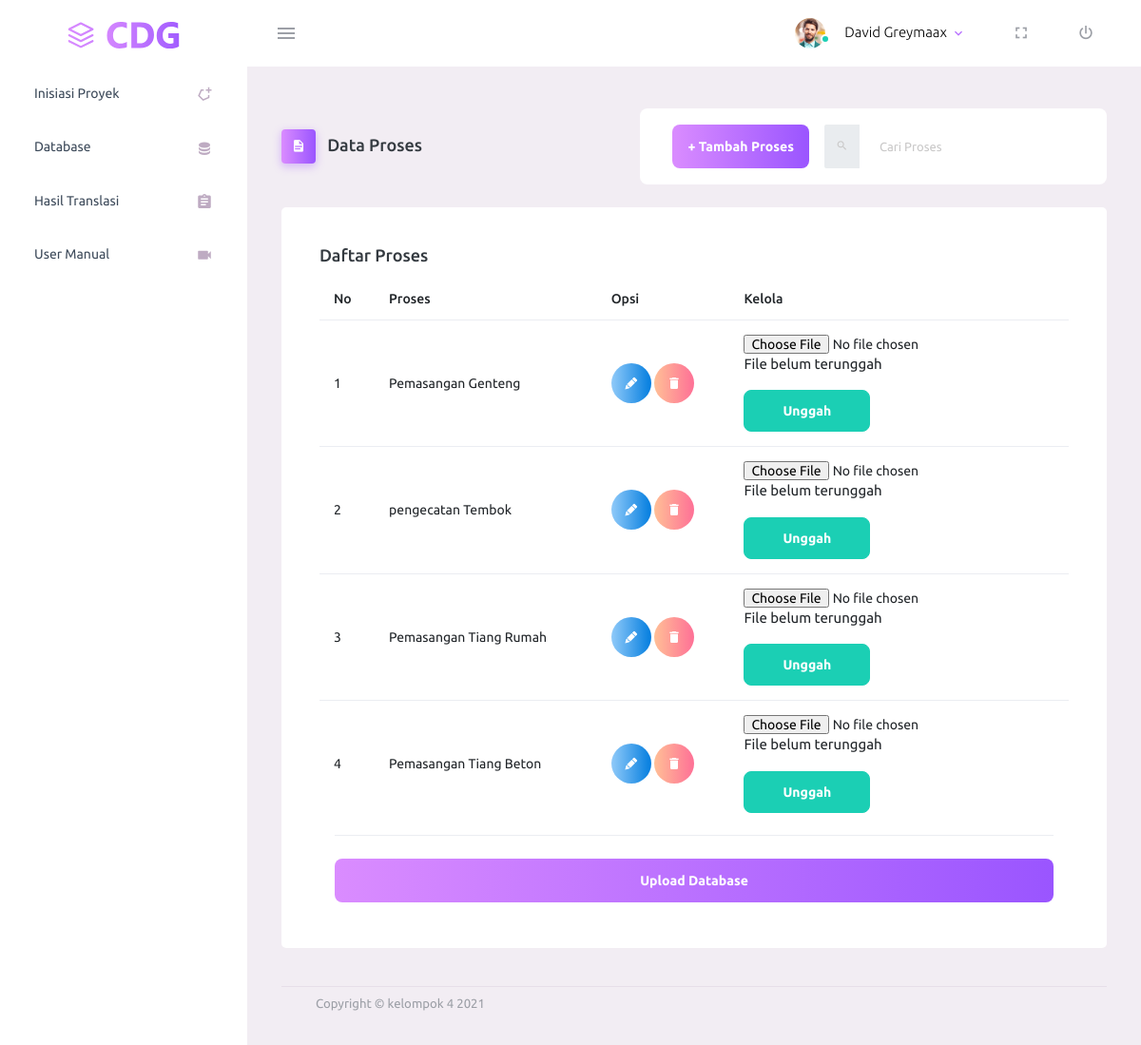
The page /translasi/18 on the database its author committed.
### cdg/models.py (models this page shows, shortened)
class Proses(models.Model):
    proyek = models.ForeignKey(Proyek, on_delete=models.CASCADE)
    nama_proses = models.CharField(max_length=50)
    bpmn_id = models.CharField(max_length=50, null=True)

### projekppl/views.py (the view)
# urls.py: path('translasi/<int:id>', views.translasi, name='translasi_proses'),
def translasi(request, id):
    proses = Proses.objects.filter(proyek_id=id)
    return render(request,'translasi.html',{'posts':proses , 'idproyek' : id})

### templates/translasi.html (shortened to what this page needs)
<!DOCTYPE html>
<html lang="en">
  <head>
    {% load static %}
    <link rel="stylesheet" href="{% static 'vendors/mdi/css/materialdesignicons.min.css' %}">
    <link rel="stylesheet" href="{% static 'vendors/css/vendor.bundle.base.css' %}">
    <link rel="stylesheet" href="{% static 'css/style.css' %}">
  </head>
  <body>
    <div class="container-scroller">
      <nav class="navbar default-layout-navbar col-lg-12 col-12 p-0 fixed-top d-flex flex-row">
        <div class="text-center navbar-brand-wrapper d-flex align-items-center justify-content-center">
          <a class="navbar-brand brand-logo" href="/"><img src="{% static 'images/logo.svg' %}" alt="logo" /></a>
        </div>
        <div class="navbar-menu-wrapper d-flex align-items-stretch">
          <button class="navbar-toggler navbar-toggler align-self-center" type="button" data-toggle="minimize">
            <span class="mdi mdi-menu"></span>
          </button>
          <ul class="navbar-nav navbar-nav-right">
            <li class="nav-item nav-profile dropdown">
              <a class="nav-link dropdown-toggle" id="profileDropdown" href="#" data-toggle="dropdown" aria-expanded="false">
                <div class="nav-profile-img">
                  <img src="{% static 'images/faces/face1.jpg' %}" alt="image">
                  <span class="availability-status online"></span>
                </div>
                <div class="nav-profile-text">
                  <p class="mb-1 text-black">David Greymaax</p>
                </div>
              </a>
            </li>
            <li class="nav-item d-none d-lg-block full-screen-link">
              <a class="nav-link">
                <i class="mdi mdi-fullscreen" id="fullscreen-button"></i>
              </a>
            </li>
            <li class="nav-item nav-logout d-none d-lg-block">
              <a class="nav-link" href="{% url 'splash' %}">
                <i class="mdi mdi-power"></i>
              </a>
            </li>
          </ul>
        </div>
      </nav>
      <div class="container-fluid page-body-wrapper">
        <nav class="sidebar sidebar-offcanvas" id="sidebar">
          <ul class="nav">
            <li class="nav-item ">
              <a class="nav-link" href="/home">
                <span class="menu-title">Inisiasi Proyek</span>
                <i class="mdi mdi-shape-polygon-plus menu-icon"></i>
              </a>
            </li>
            <li class="nav-item">
              <a class="nav-link" href="database">
                <span class="menu-title">Database</span>
                <i class="mdi mdi-database menu-icon"></i>
              </a>
            </li>
            <li class="nav-item">
              <a class="nav-link" href="hasil">
                <span class="menu-title">Hasil Translasi</span>
                <i class="mdi mdi-clipboard-text menu-icon"></i>
              </a>
            </li>
            <li class="nav-item">
              <a class="nav-link" href="manual">
                <span class="menu-title">User Manual</span>
                <i class="mdi mdi-video menu-icon"></i>
              </a>
            </li>
          </ul>
        </nav>
        <div class="main-panel">
          <div class="content-wrapper">
            <div class="page-header">
              <h3 class="page-title">
                <span class="page-title-icon bg-gradient-primary text-white mr-2">
                  <i class="mdi mdi-file-document"></i>
                </span> Data Proses
              </h3>
              <nav aria-label="breadcrumb">
                <ul class="breadcrumb">
                  <li class="nav-item nav-profile">
                    <span class="nav-link">
                      <button class="btn btn-block btn-lg btn-gradient-primary"
                      data-toggle="modal" data-target="#exampleModaltambah">+ Tambah Proses</button>
                    </span>
                  </li>
                  <div class="search-field d-none d-md-block">
                    <form class="d-flex align-items-center h-100" action="#">
                      <div class="input-group">
                        <div class="input-group-prepend bg-transparent">
                          <i class="input-group-text border-0 mdi mdi-magnify"></i>
                        </div>
                        <input type="text" class="form-control bg-transparent border-0" placeholder="Cari Proses">
                      </div>
                    </form>
                  </div>
                </ul>
              </nav>
            </div>
            <div class="row">
              <div class="col-12 grid-margin">
                <div class="card">
                  <div class="card-body">
                    <h4 class="card-title">Daftar Proses</h4>
                    <div class="table-responsive">
                      <table class="table" id="tabel_proses">
                        <thead>
                          <tr>
                            <th> No </th>
                            <th> Proses </th>
                            <th> Opsi </th>
                            <th> Kelola </th>
                          </tr>
                        </thead>
                        <tbody>
                        {% if posts %}
                          <tr>
                            {% for proses in posts %}
                            <td> {{ forloop.counter }} </td>
                            <td> {{ proses.nama_proses }} </td>
                            <td>
                            <button type="button" data-toggle="modal" data-target="#modal-{{proses.id}}" class="btn btn-gradient-info btn-rounded btn-icon">
                            <i class="mdi mdi-lead-pencil"></i>
                            </button>
                            <a href="/destroy_proses/{{proses.id}}" onclick="return confirm('Yakin ingin hapus')">
                            <button type="button" class="btn btn-gradient-danger btn-rounded btn-icon">
                            <i class="mdi mdi-delete"></i>
                            </button>
                            </a>
                            </td>
                            <td>
                              <form method="post" enctype="multipart/form-data" action="/upload_bpmn/{{proses.id}}" name="upload_bpmn">
                                <input type="file" class="bpmn" name="bpmn"  id="id_bpmn" Required>
                                {% if proses.bpmn_id %}
                                <p> File telah terunggah </p>
                                {% else %}
                                <p> File belum terunggah </p>
                                {% endif %}
                              <button type="submit" name="uploaddd" class="btn btn-success btn-fwa" id="unggah">Unggah</button>
                              </form>
                            </td>
                          </tr>
                          {% endfor %}
                          {% else %}
                              <p>Proyek ini belum memiliki proses</p>
                          {% endif %}
                        </tbody>
                      </table>
                      <span class="nav-link ">
                        <div class="border-bottom">
                        </div>
                        <a href="database" class="btn btn-block btn-lg btn-gradient-primary mt-4"> Upload Database</a>
                      </span>
                    </div>
                  </div>
                </div>
              </div>
            </div>
          <footer class="footer">
            <div class="container-fluid clearfix">
              <span class="text-muted d-block text-center text-sm-left d-sm-inline-block">Copyright © kelompok 4 2021</span>
            </div>
          </footer>
        </div>
      </div>
    </div>
  </body>
</html>

### rows shown on the page
Proses: nama_proses "Pemasangan Genteng", shows "File belum terunggah"
Proses: nama_proses "pengecatan Tembok", shows "File belum terunggah"
Proses: nama_proses "Pemasangan Tiang Rumah", shows "File belum terunggah"
Proses: nama_proses "Pemasangan Tiang Beton", shows "File belum terunggah"
